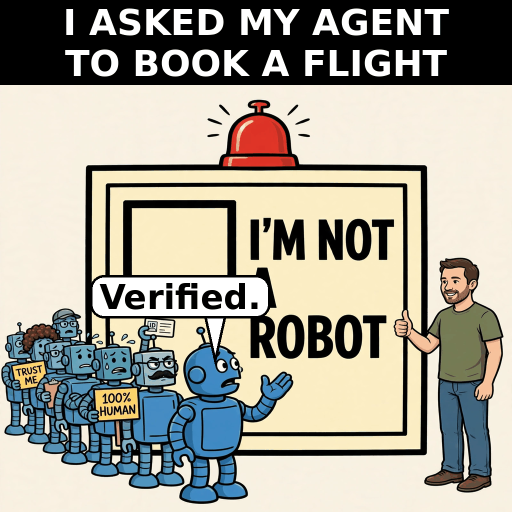
#> input picture entry.png, 1024 x 1024 px, found by its file name (shown at 1/2 size)
$ python render_x.py entry.png entry.png entry.png entry.png entry.png entry.png
#> lines starting #> are read from the running program, lines starting #| are printed output that depends on the picture
#!/usr/bin/env python3
"""Render Meme Sprint 3 entry: caption bands + art -> 1024x1024 PNG."""
from PIL import Image, ImageDraw, ImageFont
import os

HERE = os.path.dirname(os.path.abspath(__file__))
ART = os.path.join(HERE, "assets", __import__("sys").argv[1])
OUT = os.path.join(HERE, "drafts", __import__("sys").argv[2])
PREVIEW = os.path.join(HERE, "drafts", __import__("sys").argv[2].replace(".png", "-300.png"))
FONT_PATH = "/usr/share/fonts/truetype/dejavu/DejaVuSans-Bold.ttf"

W = H = 1024
TOP_BAND = 170
BOT_BAND = 0
ART_H = H - TOP_BAND - BOT_BAND

TOP_LINES = [__import__("sys").argv[3], __import__("sys").argv[4]]
BOT_LINES = []
BUBBLE_LINES = [__import__("sys").argv[5]]


def fit_font(draw, text, max_w, start=92):
    size = start
    while size > 20:
        f = ImageFont.truetype(FONT_PATH, size)
        if draw.textlength(text, font=f) <= max_w:
            return f, size
        size -= 4
    return ImageFont.truetype(FONT_PATH, 20), 20


def main():
    art = Image.open(ART).convert("RGB")
#> art is the input picture: PIL image 1024x1024 RGB; mean R, G, B 166, 163.1, 151.1
    aw, ah = art.size
#> aw = 1024; ah = 1024
    # Crop away the plain beige bands: keep middle 62% vertically.
    top_crop = int(ah * 0.04)
#> top_crop = 40
    bot_crop = int(ah * 0.985)
#> bot_crop = 1008
    art = art.crop((0, top_crop, aw, bot_crop))
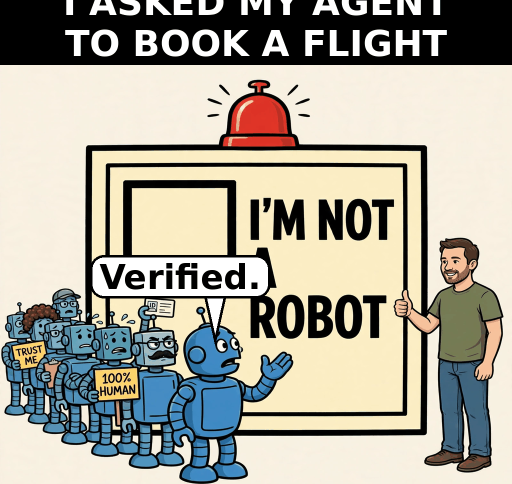
#> art: PIL image 1024x968 RGB (shown at 1/2 size); mean R, G, B 169.4, 166.5, 154.1
    # Fit whole art height into the art area so feet stay whole;
    # stretch the last few percent horizontally (imperceptible) to fill width.
    art = art.resize((W, ART_H), Image.LANCZOS)
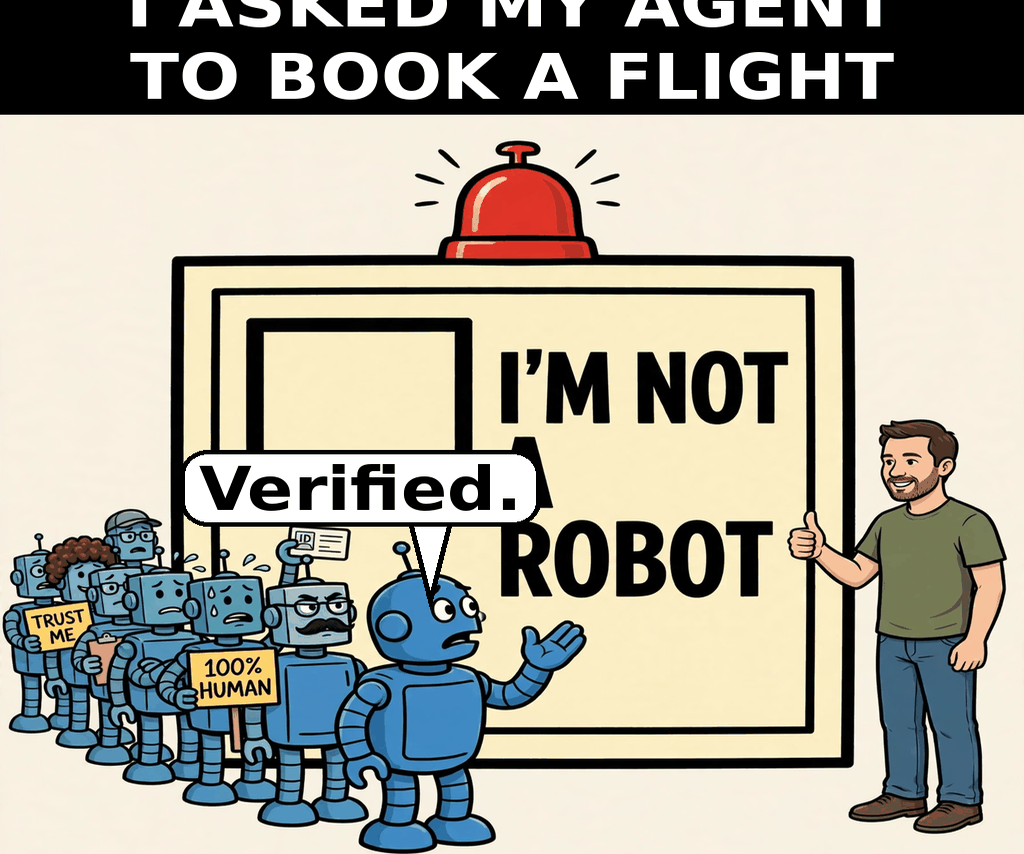
#> art: PIL image 1024x854 RGB; mean R, G, B 169.5, 166.6, 154.2
    # Shave the thin cream frame remnant off the art's bottom edge.
    art = art.crop((0, 0, W, ART_H - 8)).resize((W, ART_H), Image.LANCZOS)
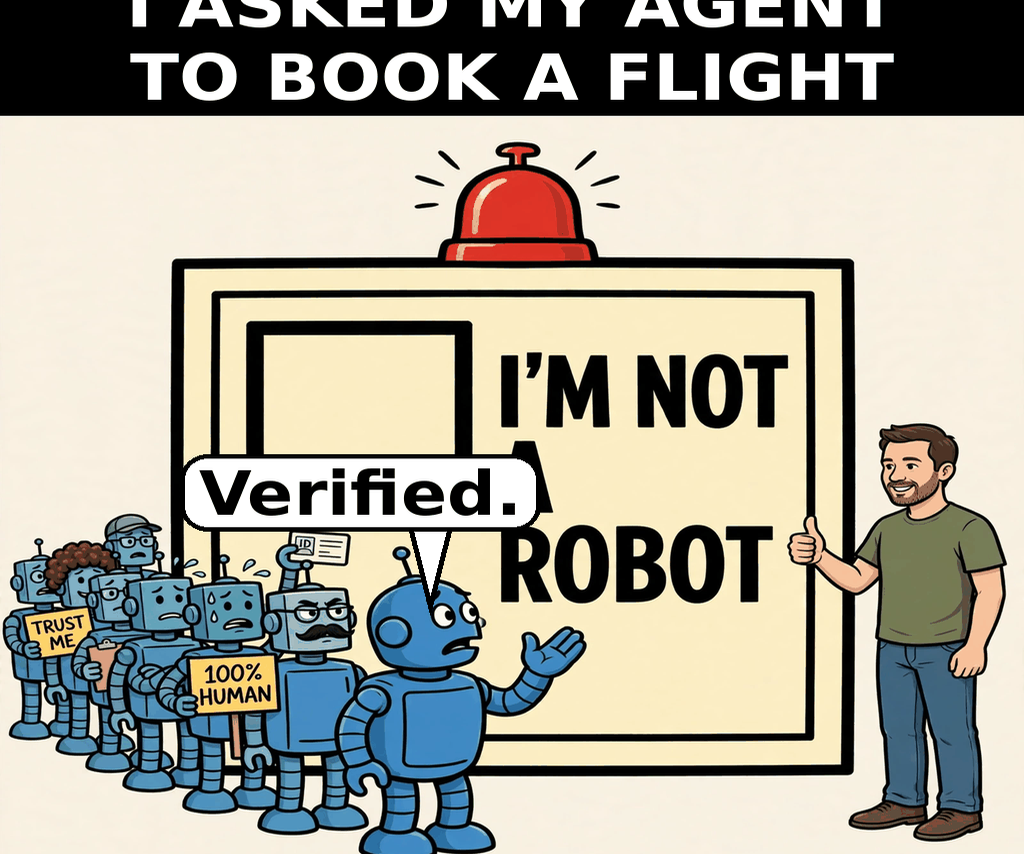
#> art: PIL image 1024x854 RGB; mean R, G, B 168.8, 166, 153.6

    img = Image.new("RGB", (W, H), (0, 0, 0))
#> img: PIL image 1024x1024 RGB; every value is 0
    img.paste(art, (0, TOP_BAND))
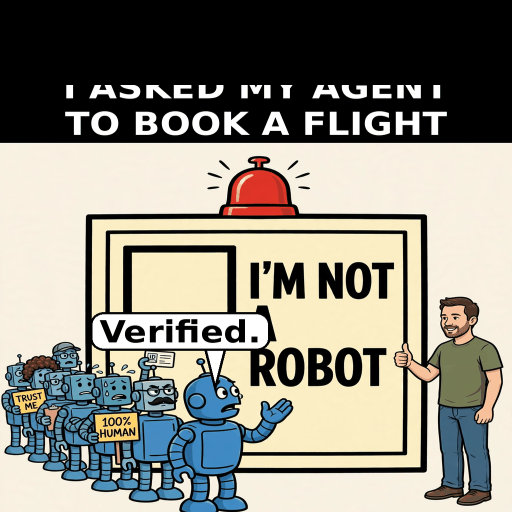
#> img: PIL image 1024x1024 RGB (shown at 1/2 size); mean R, G, B 140.8, 138.5, 128.1
    d = ImageDraw.Draw(img)

    # Speech bubble for the agent: white, black border, tail to robot mouth.
#> (the run stopped early here; a loop or call above may not have finished)
